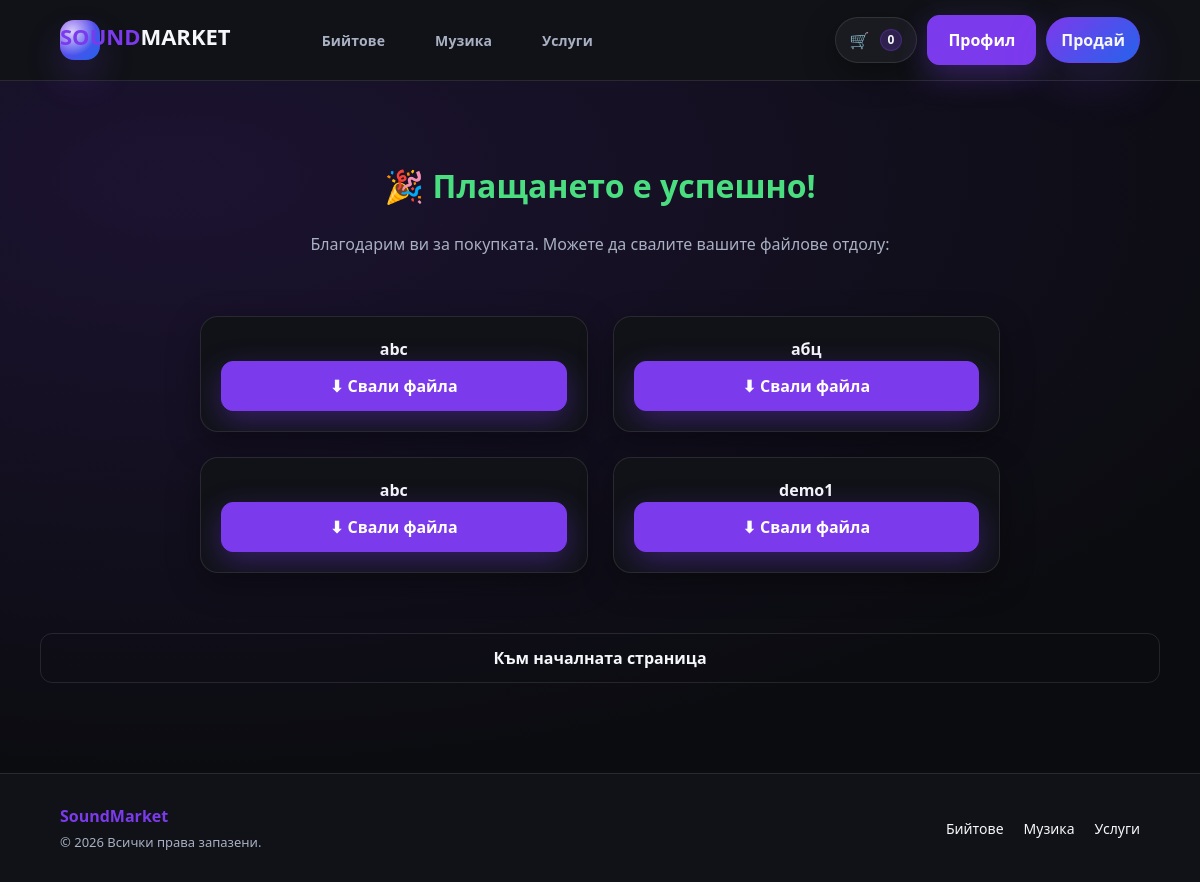
The page /soundmarket/order_success.php (signed in) on the database its author committed.
### tables this page shows
CREATE TABLE `products` (
  `id` int(11) NOT NULL,
  `owner_id` int(11) NOT NULL,
  `type` enum('beat','music','service','digital') NOT NULL,
  `title` varchar(140) NOT NULL,
  `description` text DEFAULT NULL,
  `price_bgn` int(11) NOT NULL,
  `genre` varchar(60) DEFAULT NULL,
  `bpm` int(11) DEFAULT NULL,
  `file_path` varchar(255) DEFAULT NULL,
  `cover_path` varchar(255) DEFAULT NULL,
  `created_at` timestamp NOT NULL DEFAULT current_timestamp()
);

### soundmarket/inc/functions.php (called while the page is built, shortened)
<?php
function h(string $s): string {
  return htmlspecialchars($s, ENT_QUOTES, 'UTF-8');
}

### soundmarket/order_success.php (the view, shortened to what this page needs)
<?php
require_once __DIR__ . '/inc/functions.php';
$pdo = db();
$user_id = current_user_id();
$stmt = $pdo->prepare("
    SELECT p.id, p.title, p.file_path
    FROM orders o
    JOIN products p ON o.product_id = p.id
    WHERE o.user_id = ? AND o.status = 'paid'
    ORDER BY o.created_at DESC
");
$stmt->execute([$user_id]);
$paid_products = $stmt->fetchAll();
require __DIR__ . '/inc/header.php';
?>
<div class="container" style="padding: 60px 0; text-align: center;">
    <h1 style="color: #4ade80;">🎉 Плащането е успешно!</h1>
    <p class="muted">Благодарим ви за покупката. Можете да свалите вашите файлове отдолу:</p>
    <div class="grid" style="max-width: 800px; margin: 40px auto;">
        <?php foreach ($paid_products as $p): ?>
            <div class="card" style="padding: 20px; display: flex; justify-content: space-between; align-items: center;">
                <span style="font-weight: bold;"><?= h($p['title']) ?></span>
                <?php if (!empty($p['file_path'])): ?>
                    <a href="download.php?id=<?= $p['id'] ?>" class="btn primary">⬇ Свали файла</a>
                <?php else: ?>
                    <span class="pill">Няма наличен файл</span>
                <?php endif; ?>
            </div>
        <?php endforeach; ?>
    </div>
    <a href="index.php" class="btn">Към началната страница</a>
</div>
<?php require __DIR__ . '/inc/footer.php'; ?>

### soundmarket/assets/css/style.css (style rules this page uses)
:root { --bg: #0b0c10; --surface: #101217; --surface-2: #141826; --text: #f6f7fb; --muted: #a8b0c2; --border: rgba(255,255,255,.10); --brand: #7c3aed; --brand2: #2563eb; --radius: 18px; --shadow: 0 18px 60px rgba(0,0,0,.45); --shadowSoft: 0 10px 32px rgba(0,0,0,.35); --container: 1120px; }
* { box-sizing:border-box; }
html,body { height:100%; }
body { margin:0; font-family: ui-sans-serif, system-ui, -apple-system, Segoe UI, Roboto, Arial; background: radial-gradient(1200px 600px at 15% 20%, rgba(124,58,237,.15), rgba(0,0,0,0)), radial-gradient(900px 500px at 85% 30%, rgba(37,99,235,.12), rgba(0,0,0,0)), var(--bg); color: var(--text); line-height: 1.5; }
a { color:inherit; text-decoration:none; }
.container { width: min(var(--container), calc(100% - 32px)); margin-inline: auto; }
.grid { display:grid; grid-template-columns: repeat(3, 1fr); gap: 14px; }
.card { background: rgba(255,255,255,.04); border: 1px solid rgba(255,255,255,.10); border-radius: var(--radius); box-shadow: var(--shadowSoft); overflow: hidden; }
.btn { display:inline-flex; align-items:center; justify-content:center; gap: 10px; padding: 10px 12px; width: 100%; border-radius: 14px; border: 1px solid rgba(255,255,255,.12); background: rgba(255,255,255,.05); color: var(--text); font-weight: 900; cursor: pointer; }
.btn.primary { background: linear-gradient(135deg, var(--brand), var(--brand2)); border-color: rgba(124,58,237,.25); }
body { background: radial-gradient(900px 500px at 20% 10%, rgba(124,58,237,.18), transparent 60%), radial-gradient(800px 500px at 90% 30%, rgba(37,99,235,.15), transparent 60%), linear-gradient(180deg, #0b0c14 0%, #0d0f1a 60%, #0b0c14 100%); }
.btn.primary { background: linear-gradient(135deg, #7c3aed, #2563eb); box-shadow: 0 10px 30px rgba(124,58,237,.35); transition: all .25s ease; }
.btn { border-radius: 999px; padding: 10px 22px; }
.card { background: var(--surface); border: 1px solid var(--border); border-radius: var(--radius); padding: 24px; transition: transform 0.3s ease, border-color 0.3s ease; }
.grid { display: grid; grid-template-columns: repeat(auto-fill, minmax(300px, 1fr)); gap: 24px; padding: 20px 0; }
.card { display: flex; flex-direction: column; height: 100%; background: var(--surface); border: 1px solid var(--border); border-radius: var(--radius); overflow: hidden; transition: transform 0.3s ease; }
:root { --bg: #0b0c10; --surface: #101217; --surface-2: #141826; --text: #f6f7fb; --muted: #a8b0c2; --border: rgba(255, 255, 255, .10); --brand: #7c3aed; --brand-hover: #6d28d9; --radius: 18px; --shadowSoft: 0 10px 32px rgba(0, 0, 0, .35); }
* { box-sizing: border-box; }
html, body { height: 100%; margin: 0; }
body { display: flex; flex-direction: column; min-height: 100vh; font-family: ui-sans-serif, system-ui, -apple-system, sans-serif; background: radial-gradient(1200px 600px at 15% 20%, rgba(124, 58, 237, .15), rgba(0, 0, 0, 0)), var(--bg); color: var(--text); }
.container { max-width: 1120px; margin: 0 auto; padding: 0 20px; }
.grid { display: grid; grid-template-columns: repeat(auto-fill, minmax(300px, 1fr)); gap: 25px; padding: 20px 0; }
.card { background: var(--surface); border: 1px solid var(--border); border-radius: var(--radius); overflow: hidden; display: flex; flex-direction: column; transition: transform 0.3s ease; }
.btn { display: inline-flex; align-items: center; justify-content: center; padding: 12px 20px; border-radius: 12px; text-decoration: none; font-weight: 600; cursor: pointer; transition: 0.2s; border: 1px solid var(--border); background: transparent; color: var(--text); }
.btn.primary { background: var(--brand); border-color: var(--brand); color: #fff; }
.muted { color: var(--muted); }

### rows shown on the page
products: title "abc"
products: title "абц"
products: title "demo1"

### other values the page prints
$cartCount "0"
APP_NAME "SoundMarket"
